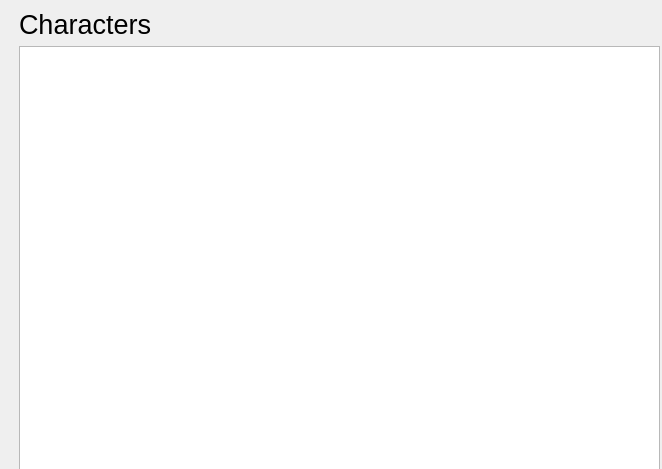
<?xml version="1.0" encoding="UTF-8"?>
<ui version="4.0">
 <class>CharacterView</class>
 <widget class="QWidget" name="CharacterView">
  <property name="geometry">
   <rect>
    <x>0</x>
    <y>0</y>
    <width>662</width>
    <height>469</height>
   </rect>
  </property>
  <property name="windowTitle">
   <string>Form</string>
  </property>
  <widget class="QWidget" name="gridLayoutWidget">
   <property name="geometry">
    <rect>
     <x>-1</x>
     <y>-1</y>
     <width>661</width>
     <height>471</height>
    </rect>
   </property>
   <layout class="QGridLayout" name="gridLayout">
    <item row="2" column="1">
     <widget class="QListWidget" name="listWidget">
      <property name="editTriggers">
       <set>QAbstractItemView::DoubleClicked</set>
      </property>
     </widget>
    </item>
    <item row="1" column="1">
     <widget class="QLabel" name="label">
      <property name="font">
       <font>
        <pointsize>20</pointsize>
       </font>
      </property>
      <property name="text">
       <string>Characters</string>
      </property>
     </widget>
    </item>
    <item row="2" column="0">
     <spacer name="horizontalSpacer">
      <property name="orientation">
       <enum>Qt::Horizontal</enum>
      </property>
      <property name="sizeType">
       <enum>QSizePolicy::Minimum</enum>
      </property>
      <property name="sizeHint" stdset="0">
       <size>
        <width>20</width>
        <height>20</height>
       </size>
      </property>
     </spacer>
    </item>
    <item row="0" column="1">
     <spacer name="verticalSpacer">
      <property name="orientation">
       <enum>Qt::Vertical</enum>
      </property>
      <property name="sizeType">
       <enum>QSizePolicy::Minimum</enum>
      </property>
      <property name="sizeHint" stdset="0">
       <size>
        <width>20</width>
        <height>10</height>
       </size>
      </property>
     </spacer>
    </item>
   </layout>
  </widget>
 </widget>
 <resources/>
 <connections/>
</ui>
